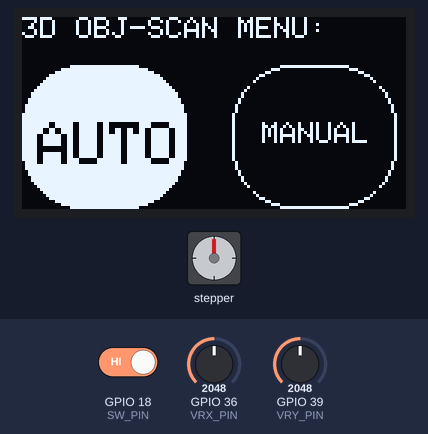
Bench run of a sketch on a simulated ESP32. On the bench: stepper motor, 128×64 one-colour display. Wiring (inferred from the names in the program): stepper motor driver (200 steps per turn assumed): step GPIO 32; direction GPIO 33. Inputs (shaded band) come from the test bench; at power-on: GPIO 36 (VRX_PIN) = 2048, GPIO 18 (SW_PIN) HIGH, GPIO 39 (VRY_PIN) = 2048. WiFi joins after 1.5 s; servers stay silent unless stated; the camera gives no picture; what the sketch prints to the serial monitor is not drawn.

Above: at 4.5 s.
4.6 s: GPIO 36 (VRX_PIN) set to 4095
At 7.0 s:
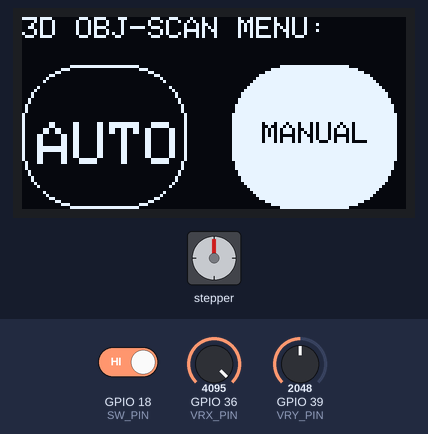
9.2 s: GPIO 18 (SW_PIN) driven LOW
At 12.6 s:
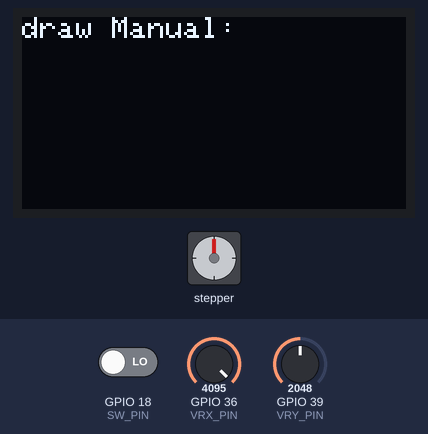
Timing chart, 0 to 27.4 s (numbered marks = the images above; inputs shaded):
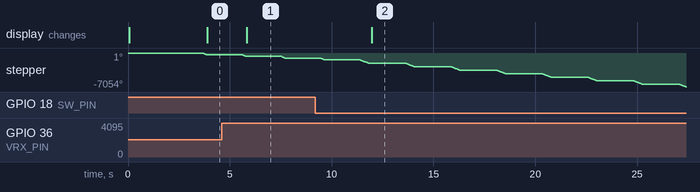

The sketch:

3D_Object_Scanner_ESP32.ino
```cpp
//Library Dependencies:

  //For Joystick:
#include <ezButton.h>

  //For OLED Display:
#include <SPI.h>
#include <Wire.h>
#include <Adafruit_GFX.h>
#include <Adafruit_SSD1306.h>

//ESP WIFI
#include <WiFi.h>
#include <WiFiMulti.h>

//Local Dependencies:

#include "pins.h"
#include "handler.h"

  //Camera Related Dependencies:

#include "esp_camera.h"
#include "camera_handle.cpp"

WiFiMulti WiFiMulti;
camera_config_t config;

void config_init();

//? WIFI

const char *ssid_Router     = "wifina";  //input your wifi name
const char *password_Router = "1326Gabi@";  //input your wifi passwords


//? Joystick Definitions:

  ezButton JOYSTICK_BUTTON(SW_PIN);

  int valueX = 0; // to store the X-axis value
  int valueY = 0; // to store the Y-axis value
  int buttonValue = 0;

  //Joystick Decoding:
  const int JS_HIGH = 4095;
  const int JS_LOW = 0;

  int joystick_analog_decode(int analog) {
      if(JS_HIGH == analog){ return 1; }
      if(JS_LOW == analog){return -1;}
      if(JS_LOW < analog < JS_HIGH){return 0;}
  }

//? OLED Definitions:
  Adafruit_SSD1306 OLED_DISPLAY(SCREEN_WIDTH, SCREEN_HEIGHT, &Wire, OLED_RESET);

//? NEMA 17 Stepper Motor Definitions:
const int stepPin = 32;
const int dirPin = 33;


//* State Variable ,Enum & Structure Definitions

//global
enum  MACHINE_state {MENU, AUTO, MANUAL, IDLE};

//when MACHINE is set to AUTO_PROGRESS:
enum AUTO_PROGRESS_state {OBJECT_SELECT, SCANNING, AUTO_COMPLETE};

//when MACHINE is set to MANUAL_PROGRESS:
enum MANUAL_PROGRESS_state{PROGRESS, MANUAL_COMPLETE};

//* State definitions:

MACHINE_state GLOBAL;

AUTO_PROGRESS_state AUTO_S;
MANUAL_PROGRESS_state MANUAL_S;


//TODO: fix this design pattern?

struct {
  bool selected_component; //8 bit integer that holds the position from Left X (Most left X component = 0)
} menu;


void setup() {
  //ESP32 - Wrover Cam Board runs on 115.2k baud
  Serial.begin(115200);
  delay(10);

  //Activating Pins for Stepper Motor:
  pinMode(stepPin,OUTPUT);
  pinMode(dirPin,OUTPUT);

  //for joystick
   JOYSTICK_BUTTON.setDebounceTime(50); // set debounce time to 50 milliseconds

  // SSD1306_SWITCHCAPVCC = generate display voltage from 3.3V internally
  //It's like an enum for a memory address in Adafruit's library
  if(!OLED_DISPLAY.begin(SSD1306_SWITCHCAPVCC, SCREEN_ADDRESS)) {
    Serial.println(F("SSD1306 allocation failed"));
    //!Maybe remove this loop that blocks the thread forever?
    for(;;); // Don't proceed, loop forever
  }


  draw_start_up_logo(OLED_DISPLAY);
  GLOBAL = MENU;
  //! pinMode(stepPin,OUTPUT);
  //! pinMode(dirPin,OUTPUT);

  //Initializing Camera

  config_init(); //This function sets the `camera_config_t config` global var to the pins needed (defined in `pins.h`)

  // camera init
  esp_err_t err = esp_camera_init(&config);
  if (err != ESP_OK) {
    Serial.printf("Camera init failed with error 0x%x", err);
    return;
  }

  sensor_t * s = esp_camera_sensor_get();
  s->set_vflip(s, 0);        //1-Upside down, 0-No operation
  s->set_hmirror(s, 0);      //1-Reverse left and right, 0-No operation
  s->set_brightness(s, 1);   //up the blightness just a bit
  s->set_saturation(s, -1);  //lower the saturation

  // We start by connecting to a WiFi network
  WiFiMulti.addAP(ssid_Router, password_Router);

    Serial.println();
    Serial.println();
    Serial.print("Waiting for WiFi... ");

  while(WiFiMulti.run() != WL_CONNECTED) {
        Serial.print(".");
        delay(500);
  }

    Serial.println("");
    Serial.println("WiFi connected");
    Serial.println("IP address: ");
    Serial.println(WiFi.localIP());

    delay(500);
}

void loop() {

    const uint16_t port = 8888;
    const char * host = "10.0.0.88"; // IPv4 internal (of my Laptop)

  //WIFI Client
    WiFiClient client;
    int TCP_Connect = client.connect(host,port);
    delay(20);

    if (!TCP_Connect) {
        Serial.println("Connection failed.");
        Serial.println("Waiting 5 seconds before retrying...");
        delay(5000);
        return;
    }

    Serial.println("Connected to server ! ( OK )");
    camera_fb_t *fb = NULL;
    fb = esp_camera_fb_get();


    if(!fb) {
      Serial.println("Camera capture failed...");
      return;
    } else {
      Serial.println("Camera Captured ( OK )");
    }

//Get Camera Sensor and push to Client

   const char *data = (const char*)fb->buf; //Cast

  Serial.print("Size of image:");
  Serial.println(fb->len);
  Serial.print("Shape->width:");
  Serial.print(fb->width);
  Serial.print("height:");
  Serial.println(fb->height);

  //client.write((char*)&(fb->width),sizeof(fb->width)); //Character Buffer for Width (bytes)
  //client.write((char*)&(fb->height),sizeof(fb->height)); //Character Buffer for Height (bytes)

  //Main State Assertion:


  // Give the server a chance to receive the information before sending an acknowledgement.
  delay(1000);
  //getResponse(client);
  Serial.print(data);
  client.write(data, fb->len);

  Serial.println("Disconnecting...");
  //client.stop();

  // put your main code here, to run repeatedly:

     int microDelay = 1000;
     for(int x = 0; x < 200; x++) {
      digitalWrite(stepPin,HIGH);
      delayMicroseconds(microDelay);
      digitalWrite(stepPin,LOW);
     }

  delay(25); // One second delay
  Serial.println("Rotated");

  JOYSTICK_BUTTON.loop();

  // read X and Y analog values
  valueX = analogRead(VRX_PIN);
  valueY = analogRead(VRY_PIN);
  buttonValue = JOYSTICK_BUTTON.getState();

  int decodedX = joystick_analog_decode(valueX);


  if(GLOBAL == MENU){

    if(menu.selected_component > 0 && decodedX == -1){
      menu.selected_component = false;
    }

    if(menu.selected_component == 0 && decodedX == 1){
      menu.selected_component = true;
    }

    //Check if the user ends up selecting an option:
      if (JOYSTICK_BUTTON.isPressed()) {

        if(menu.selected_component == true){ //implies right
          GLOBAL = MANUAL;
        } else {
          GLOBAL = AUTO;
        }

      }


    draw_menu(&OLED_DISPLAY, menu.selected_component);

  }

  if(GLOBAL == MANUAL) {

    int microDelay = 1000;

      for(int x = 0; x < 200; x++) {
    digitalWrite(stepPin,HIGH);
    delayMicroseconds(microDelay);
    digitalWrite(stepPin,LOW);
      }
    delay(100);

    draw_manual(&OLED_DISPLAY);
  }

  if(GLOBAL == AUTO) {
    draw_manual(&OLED_DISPLAY);
  }


  if (JOYSTICK_BUTTON.isReleased()) {
    Serial.println("The button is released");
    // TODO do something here
  }

  // print data to Serial Monitor on Arduino IDE
  Serial.print("x = ");
  Serial.print(menu.selected_component);
  Serial.print("BV: ");
  Serial.println(buttonValue);
  delay(200);

  esp_camera_fb_return(fb); //Return cam at the end?

  delay(200);

}


void getResponse(WiFiClient client) {
  byte buffer[8] = { NULL };
  while (client.available() > 0 || buffer[0] == NULL) {
    int len = client.available();
    Serial.println("Len" + len);
    if (len > 8) len = 8;
    client.read(buffer, len);
  }
}

//Config Init function:

void config_init() {
  config.ledc_channel = LEDC_CHANNEL_0;
  config.ledc_timer = LEDC_TIMER_0;
  config.pin_d0 = Y2_GPIO_NUM;
  config.pin_d1 = Y3_GPIO_NUM;
  config.pin_d2 = Y4_GPIO_NUM;
  config.pin_d3 = Y5_GPIO_NUM;
  config.pin_d4 = Y6_GPIO_NUM;
  config.pin_d5 = Y7_GPIO_NUM;
  config.pin_d6 = Y8_GPIO_NUM;
  config.pin_d7 = Y9_GPIO_NUM;
  config.pin_xclk = XCLK_GPIO_NUM;
  config.pin_pclk = PCLK_GPIO_NUM;
  config.pin_vsync = VSYNC_GPIO_NUM;
  config.pin_href = HREF_GPIO_NUM;
  config.pin_sscb_sda = SIOD_GPIO_NUM;
  config.pin_sscb_scl = SIOC_GPIO_NUM;
  config.pin_pwdn = PWDN_GPIO_NUM;
  config.pin_reset = RESET_GPIO_NUM;
  config.xclk_freq_hz = 20000000;
  config.frame_size = FRAMESIZE_QVGA;
  config.pixel_format = PIXFORMAT_JPEG; // for streaming
  //config.pixel_format = PIXFORMAT_RGB565; // for face detection/recognition
  config.grab_mode = CAMERA_GRAB_WHEN_EMPTY;
  config.fb_location = CAMERA_FB_IN_PSRAM;
  config.jpeg_quality = 12;
  config.fb_count = 1;
}
```

camera_handle.cpp
```cpp
#include "esp_timer.h"
#include "esp_camera.h"


static camera_fb_t get_img() {

    camera_fb_t *fb = NULL;
    esp_err_t res = ESP_OK;

    //Enable LED ~150 ms before call to esp_camera_fb_get()
    // enable_led(true);
    // vTaskDelay(150 / portTICK_PERIOD_MS);

    fb = esp_camera_fb_get();

    // enable_led(false); //turn off LED after pic is taken

    // if(!fb) {
    //    return NULL;
    // }
    return *fb;

}
```

handler.h
```cpp
//OLED Handlers
void draw_start_up_logo(Adafruit_SSD1306 OLED_DISPLAY);
void draw_menu(Adafruit_SSD1306* OLED_DISPLAY, bool selected);
void draw_manual(Adafruit_SSD1306* OLED_DISPLAY);
```

oled_handler.cpp
```cpp
#include <Adafruit_GFX.h>
#include <Adafruit_SSD1306.h>

//Header File containing the `oled_handler` functions
#include "handler.h"

void draw_start_up_logo(Adafruit_SSD1306 OLED_DISPLAY) {
  OLED_DISPLAY.clearDisplay();

  //LOGO

  OLED_DISPLAY.setTextSize(1);             // Normal 1:1 pixel scale
  OLED_DISPLAY.setTextColor(SSD1306_WHITE);        // Draw white text
  OLED_DISPLAY.setCursor(0,0);             // Start at top-left corner
  OLED_DISPLAY.println(F("By: jasonmzx"));

  OLED_DISPLAY.display();
  return;
}

void draw_menu(Adafruit_SSD1306* OLED_DISPLAY, bool selected) {
  //? selected : false (RIGHT Selected), true (LEFT Selected)
  OLED_DISPLAY->clearDisplay();

  //Always Render:
  OLED_DISPLAY->setTextSize(1);             // Normal 1:1 pixel scale
  OLED_DISPLAY->setTextColor(SSD1306_WHITE);        // Draw white text
  OLED_DISPLAY->setCursor(0,0);             // Start at top-left corner
  OLED_DISPLAY->println(F("3D OBJ-SCAN MENU:"));

  OLED_DISPLAY->setTextSize(2);

  //Left component
  OLED_DISPLAY->setCursor(5,35);
  OLED_DISPLAY->println(F("AUTO"));
  //Right component
    OLED_DISPLAY->setTextSize(1.5);
    OLED_DISPLAY->setCursor(80,35);
    OLED_DISPLAY->println(F("MANUAL"));

  //Conditional Rendering:
  if(selected == false) {
      OLED_DISPLAY->fillRoundRect(0, 16, 55, 48, 20, SSD1306_INVERSE);
      OLED_DISPLAY->drawRoundRect(70, 16, 55, 48, 20, SSD1306_INVERSE);
  } else {
      OLED_DISPLAY->drawRoundRect(0, 16, 55, 48, 20, SSD1306_INVERSE);
      OLED_DISPLAY->fillRoundRect(70, 16, 55, 48, 20, SSD1306_INVERSE);
  }
  OLED_DISPLAY->display();
}

void draw_manual(Adafruit_SSD1306* OLED_DISPLAY) {
  OLED_DISPLAY->clearDisplay();

  //Always Render:
  OLED_DISPLAY->setTextSize(1);             // Normal 1:1 pixel scale
  OLED_DISPLAY->setTextColor(SSD1306_WHITE);        // Draw white text
  OLED_DISPLAY->setCursor(0,0);             // Start at top-left corner
  OLED_DISPLAY->println(F("draw Manual:"));

  OLED_DISPLAY->display();
}
```

pins.h
```cpp
//* Joystick Pins
#define VRX_PIN  36 // ESP32 pin GIOP36 (ADC0) connected to VRX pin
#define VRY_PIN  39 // ESP32 pin GIOP39 (ADC0) connected to VRY pin
#define SW_PIN   18 // ESP32 pin GIOP17 connected to SW  pin

//* SSD1306 0.96 Inch Display OLED Address & Dimensioning Definition
#define SCREEN_WIDTH 128 // OLED display width, in pixels
#define SCREEN_HEIGHT 64 // OLED display height, in pixels
#define OLED_RESET     -1
#define SCREEN_ADDRESS 0x3C //ESP32's Screen Address in hex

//* Camera Pins (OV2640 Camera connected on the Wrover board)
#define PWDN_GPIO_NUM    -1
#define RESET_GPIO_NUM   -1
#define XCLK_GPIO_NUM    21
#define SIOD_GPIO_NUM    26
#define SIOC_GPIO_NUM    27

#define Y9_GPIO_NUM      35
#define Y8_GPIO_NUM      34
#define Y7_GPIO_NUM      39
#define Y6_GPIO_NUM      36
#define Y5_GPIO_NUM      19
#define Y4_GPIO_NUM      18
#define Y3_GPIO_NUM       5
#define Y2_GPIO_NUM       4
#define VSYNC_GPIO_NUM   25
#define HREF_GPIO_NUM    23
#define PCLK_GPIO_NUM    22
```

Measured:
- after the input at 4.6 s, the display: changes after 1.2 s (image 1)
- after the input at 9.2 s, the display: changes after 2.8 s (image 2)
